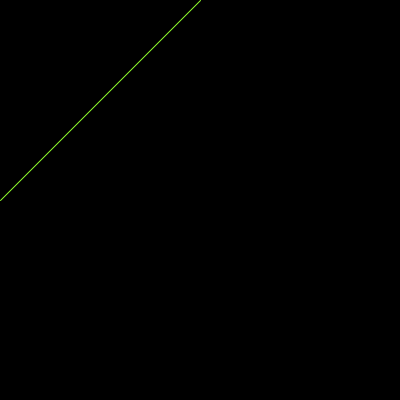
Frame 1 (no input)
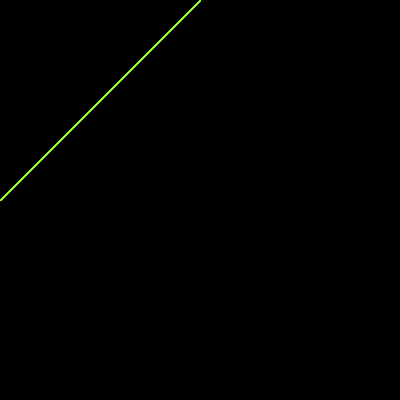
Frame 60 (the mouse pressed at the canvas centre just before this capture)
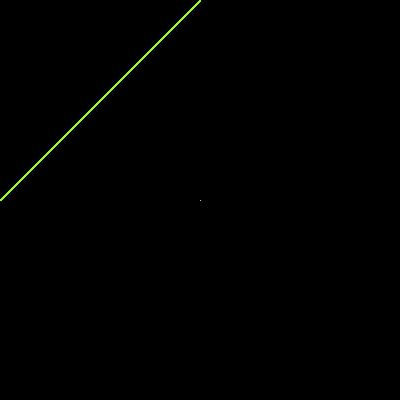
Frame 120 (the mouse held since frame 60 and released just before this capture)

The Processing sketch that drew these frames (run headless with seeded random() and noise(); from frame 60 on, the mouse is pressed at the canvas centre):

// Processing sketch: processing_39433
// ── processing_39433.pde

void setup() {
  size(400,400);
  background(0);
}

void draw() {
  stroke(145,255,44);
  line(mouseX, 200, 200, mouseY);
}
